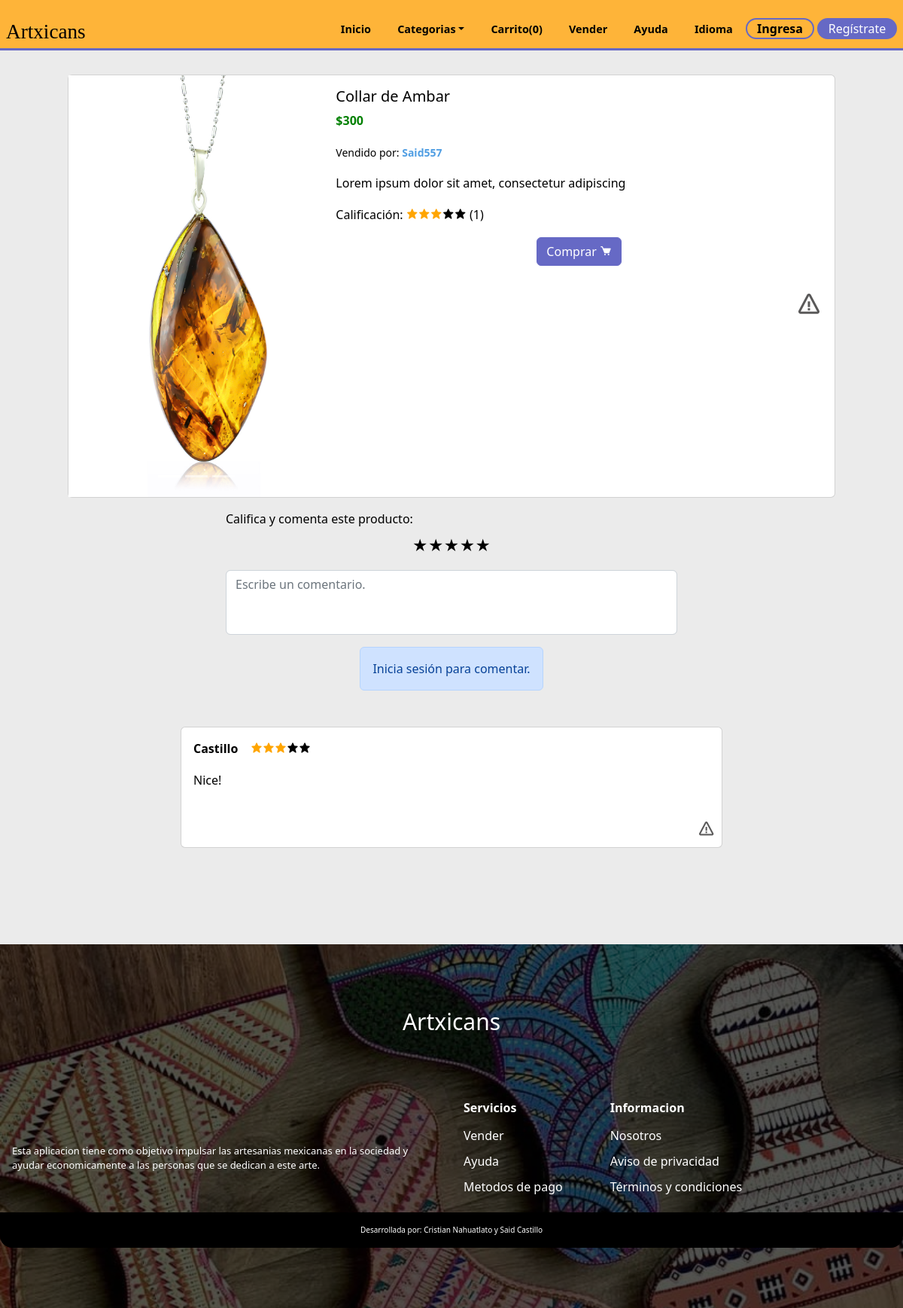
Page /product.php?id_product=3 on the committed database.
### tables this page shows
CREATE TABLE `products` (
  `id_product` int(11) NOT NULL,
  `product` varchar(80) NOT NULL,
  `image1` varchar(80) NOT NULL,
  `price` int(11) NOT NULL,
  `description` varchar(250) NOT NULL,
  `category` varchar(30) NOT NULL,
  `stock` int(11) NOT NULL,
  `image2` varchar(30) NOT NULL,
  `image3` varchar(30) NOT NULL,
  `ID_registro` int(11) DEFAULT NULL
);

CREATE TABLE `reg_sellers` (
  `IDregseller` int(11) NOT NULL,
  `Nombre` varchar(255) NOT NULL,
  `apellidos` varchar(255) NOT NULL,
  `nickname` varchar(255) NOT NULL,
  `lada` int(4) NOT NULL,
  `telefono` varchar(20) NOT NULL,
  `telefonoref` varchar(20) NOT NULL,
  `domicilio` varchar(255) NOT NULL,
  `postal` varchar(10) NOT NULL,
  `identificador` varchar(255) NOT NULL,
  `solicitud` varchar(50) NOT NULL,
  `ID_registro` int(11) DEFAULT NULL
);

CREATE TABLE `stars` (
  `id_star` int(11) NOT NULL,
  `star` int(11) NOT NULL,
  `comment` varchar(150) NOT NULL,
  `ID_registro` int(11) DEFAULT NULL,
  `id_product` int(11) DEFAULT NULL
);

CREATE TABLE `registro` (
  `ID` int(11) NOT NULL,
  `Nombre` varchar(255) NOT NULL,
  `Correo` varchar(255) NOT NULL,
  `Contraseña` varchar(255) NOT NULL,
  `estatus` int(2) NOT NULL,
  `direccion` int(1) NOT NULL
);

### product.php (the view, shortened to what this page needs)
<?php
    include('templates/cabecera.php');
    include('global/querycart.php');
    include('global/cart.php');
    if(isset($_GET['id_product'])){
        $query = $conn ->query("SELECT * FROM products WHERE id_product = ".$_GET['id_product']) or die($conn->error);
        if(mysqli_num_rows($query) > 0){
            $row = mysqli_fetch_row($query);
        }else{
            echo("<script>location.href = 'index.php';</script>");
        }
    }else{
        echo("<script>location.href = 'index.php';</script>");
    }
?>
<div class="card mb-3 mx-auto card-product" style="width: 85vw;margin-top:2rem">
  <div class="row g-0">
    <div class="col-md-4">
      <div id="carouselExampleIndicators" class="carousel slide">
        <div class="carousel-indicators">
          <button type="button" data-bs-target="#carouselExampleIndicators" data-bs-slide-to="0" class="active" aria-current="true" aria-label="Slide 1"></button>
          <button type="button" data-bs-target="#carouselExampleIndicators" data-bs-slide-to="1" aria-label="Slide 2"></button>
          <button type="button" data-bs-target="#carouselExampleIndicators" data-bs-slide-to="2" aria-label="Slide 3"></button>
        </div>
        <div class="carousel-inner">
          <div class="carousel-item active">
            <img src="./assets/products/<?php echo $row[2]?>" class="d-block w-100 object-fit-cover " style="height:70vh" alt="...">
          </div>
        </div>
        <button class="carousel-control-prev" type="button" data-bs-target="#carouselExampleIndicators" data-bs-slide="prev">
          <span class="carousel-control-prev-icon" aria-hidden="true"></span>
        </button>
        <button class="carousel-control-next" type="button" data-bs-target="#carouselExampleIndicators" data-bs-slide="next">
          <span class="carousel-control-next-icon" aria-hidden="true"></span>
        </button>
      </div>
    </div>
    <?php
      $vendedor = mysqli_query($conn,"SELECT * FROM reg_sellers INNER JOIN products WHERE reg_sellers.ID_registro = products.ID_registro");
      $resultVendedor = mysqli_fetch_array($vendedor);
?>
    <div class="col-md-8">
      <div class="card-body">
        <h3 class="card-title"><?php echo $row[1]?></h3>
        <p class="card-text price">$<?php echo $row[3];?></p>
        <p class="card-text"><small class="text-body-secondary">Vendido por:&nbsp;<strong><a href="profile-seller.php?seller_data=<?php echo $resultVendedor['ID_registro']?>"><?php echo $resultVendedor['nickname']?></a></strong></small></p>
        <p class="card-text"><?php echo $row[4]?></p>
        <p class="card-text stars-pointer">Calificación:
          <?php
            $id_product =$row[0];
            $sql = mysqli_query($conn,"SELECT * FROM stars WHERE id_product = $id_product");
            $sum =  mysqli_query($conn,"SELECT SUM(star) as score FROM stars WHERE id_product = $id_product");
            $score = mysqli_fetch_array($sum);
            $num = $sql->num_rows;
            if($num > 0){
            $data1 = $num * 1; $data2 = $num * 2;$data3 = $num * 3; $data4 = $num * 4; $data5 = $num * 5;
            $counter = $score['score'];
            if($counter >= $data5):
            ?>
            <i class="bx bxs-star bx-5"></i><i class="bx bxs-star bx-5"></i><i class="bx bxs-star bx-5"></i><i class="bx bxs-star bx-5"></i><i class="bx bxs-star bx-5"></i>
            <?php elseif($counter >= $data4):?>
            <i class="bx bxs-star bx-5"></i><i class="bx bxs-star bx-5"></i><i class="bx bxs-star bx-5"></i><i class="bx bxs-star bx-5"></i><i class="bx bxs-star bx-10"></i>
            <?php elseif($counter >= $data3):?>
            <i class="bx bxs-star bx-5"></i><i class="bx bxs-star bx-5"></i><i class="bx bxs-star bx-5"></i><i class="bx bxs-star bx-10"></i><i class="bx bxs-star bx-10"></i>
            <?php elseif($counter >= $data2):?>
            <i class="bx bxs-star bx-5"></i><i class="bx bxs-star bx-5"></i><i class="bx bxs-star bx-10"></i><i class="bx bxs-star bx-10"></i><i class="bx bxs-star bx-10"></i>
            <?php else:?>
            <i class="bx bxs-star bx-5"></i><i class="bx bxs-star bx-10"></i><i class="bx bxs-star bx-10"></i><i class="bx bxs-star bx-10"></i><i class="bx bxs-star bx-10"></i>
            <?php endif;
            ?>
        (<?php echo $num?>)
            <?php }?>
        </p>
        <form action="" method="post">
        <div class="choose">
          <button type="submit" class="btn btn-info" name="button-cart" value="Agregar" >Comprar <i class="bx bxs-cart"></i></button>
        </div>
            </form>
    </div>
    <a  data-bs-toggle="modal" data-bs-target="#ModalProductReport-<?php echo $row[0]?>" style="display:flex;justify-content: end; padding :1rem;cursor:pointer;" class="report-container"><i class='bx bx-error bx-md'></i></a>
  </div>
  </div>
</div>
<div class="comments">
    <div class="mb-3 w-auto">
      <label for="exampleFormControlTextarea1" class="form-label">Califica y comenta este producto:</label>
      <form action="./helpers/stars.php?id_p=<?php echo $row[0]?>" method="POST" class="form-stars">
          <p class="clasificacion">
            <label for="radio1">★</label><label for="radio2">★</label><label for="radio3">★</label><label for="radio4">★</label><label for="radio5">★</label>
          </p>
          <textarea class="form-control comment-text" id="exampleFormControlTextarea1" name="comment" rows="3" placeholder="Escribe un comentario." maxlength="100"></textarea>
          <div class="btn-send-com">
          <?php if(@!$_SESSION['user']){
            ?>
            <div class="alert alert-primary" role="alert">
                 Inicia sesión para comentar.
            </div>
            <?php }else{
                 $id_user = $_SESSION['id'];
                 $query3 = mysqli_query($conn,"SELECT * FROM stars WHERE ID_registro = $id_user AND id_product = $id_product");
                 if($query3->num_rows > 0){
                   echo "<input class='btn btn-info' name='send-comment' value='Publicar' disabled>";
                  }else{
            ?>
                    <input type="submit" class="btn btn-info" name="send-comment" value="Publicar">
          <?php } } ?>
        </div>
        </form>
      </div>
        </div>
        <div class="all-comments">
      <?php
        $check = mysqli_query($conn,"SELECT * FROM registro INNER JOIN stars
        ON registro.ID = stars.ID_registro INNER JOIN products
        ON stars.id_product = products.id_product
        WHERE stars.id_product = $id_product");
        if($check->num_rows > 0){
          if(@!$_SESSION['user']){
            $query2 = mysqli_query($conn,"SELECT * FROM registro INNER JOIN stars
            ON registro.ID = stars.ID_registro INNER JOIN products
            ON stars.id_product = products.id_product
            WHERE stars.id_product = $id_product");
            }
        while($data = mysqli_fetch_array($query2)){
      ?>
      <div class="card card-comment">
        <div class="card-body">
          <div class="com-cointer">
        <p class="stars-score"><strong><?php echo $data['Nombre']?></strong>&nbsp;&nbsp;
              <?php
              switch($data['star']){
                case '3': echo "<i class='bx bxs-star bx-5'></i><i class='bx bxs-star bx-5'></i><i class='bx bxs-star bx-5'></i><i class='bx bxs-star bx-10'></i><i class='bx bxs-star bx-10'></i>";
                break;
              }
              ?>
        </p>
        </div>
        <p > <?php echo $data['comment']?></p>
      </div>
      <div class="options-container">
        <a  data-bs-toggle="modal" style="cursor:pointer" data-bs-target="#ModalReport-<?php echo $data['id_star']?>" class="report-container"><i class='bx bx-error bx-sm'></i></a>
      </div>
      </div>
    <?php }
        }else{
          ?>
          <div class="alert alert-dark" role="alert">
            Este producto aún no cuenta con comentarios.
          </div>
          <?php
        }
    ?>
</div>
<?php
    include('templates/pie.php');
?>

### styles/home/products.css (style rules this page uses)
.price { font-weight: bold; color: green; }
.form-stars p { text-align: center; }
.form-stars label { font-size: 20px; }
.form-stars label { color:black; cursor: pointer; }
.clasificacion { direction: rtl; unicode-bidi: bidi-override; }
.btn-info { --bs-btn-color: var(--bs-white); --bs-btn-bg: var(--second-alpha-color); --bs-btn-border-color: var(--second-alpha-color); --bs-btn-hover-color: var(--bs-white); --bs-btn-hover-bg: #787bc8; --bs-btn-hover-border-color:var(--second-alpha-color) ; --bs-btn-focus-shadow-rgb: var(--bd-violet-rgb); --bs-btn-active-color: var(--bs-btn-hover-color); --bs-btn-active-bg: var(--second-alpha-color); --bs-btn-active-border-color: var(--second-alpha-color); --bs-btn-disabled-color:rgb(57, 55, 55); --bs-btn-disabled-bg: #a7a9ea; --bs-btn-disabled-border-color: #787bc8; }
.comments { display: flex; align-items: center; justify-content: center; flex-direction: column; flex-wrap: wrap; }
.comment-text { width: 90vw; resize: none; }
.btn-send-com { display: flex; align-items: center; justify-content: center; margin-top: 1rem; }
.all-comments { margin: 0 auto; display: flex; align-items: center; justify-content: center; flex-wrap: wrap; flex-direction: column; }
.card-comment { margin-top: 1rem; width:90vw; }
.bx-10 { color: black; }
.bx-5 { color: orange; }
@media screen and (min-width: 768px) { .comments textarea { width: 50vw; } }
@media screen and (min-width: 768px) { .card-comment { width:60vw; } }

### styles/home/main.css (style rules this page uses)
body { top:0px !important; }

### styles/pages/products.css (style rules this page uses)
.choose { margin-top: 1rem; display: flex; align-items: center; justify-content: center; gap: 10px; }
.options-container { display:flex; justify-content:end; padding :0.5rem; }
.report-container,.show-more-comment { color: black; }
.report-container .bx { color: rgb(90, 89, 89); }

### index.css (style rules this page uses)
:root { --first-color: #feb439; --first-alpha-color: #FDD100; --second-color: #7D3C98; --second-alpha-color: #6669c5; --black-color: black; --white-color: white; --black-alpha-color: rgba(0,0,0,0.5); --white-alpha-color: rgba(255,255,255,0.5); --opacity-color: rgba(8,75,138,0.7); --font: "RaleWay",sans-serif; --max-width: 1200px; --header-height: 4.7rem; --link-color: #509ee3; --card-bg:rgb(225,225,235); --card-hover:rgb(255,255,255); }
* { padding:0; margin:0; -webkit-box-sizing: border-box; -moz-box-sizing: border-box; box-sizing: border-box; }
html { box-sizing: border-box; font-family: var(--font); font-size: 16px; scroll-behavior: smooth; }
*, *::after, *::before { box-sizing: inherit; }
body { margin: 0; overflow-x: hidden; color: var(--black-color); background-color: rgb(235, 235, 235);; }
a { color: var(--link-color); transition: all 0.5s ease-out; text-decoration: none; }
h3 { margin: 0; font-size: 1.25rem; }
img { max-width: 100%; height: auto; }
p { line-height: 1.6; }

### rows in the picture
products: image1 (picture), product "Collar de Ambar", price "300", description "Lorem ipsum dolor sit amet, consectetur adipiscing"
reg_sellers: nickname "Said557"
stars: ID_registro.Nombre "Castillo", star 3 (drawn), comment "Nice!"

### other values in the picture
$num "1"
